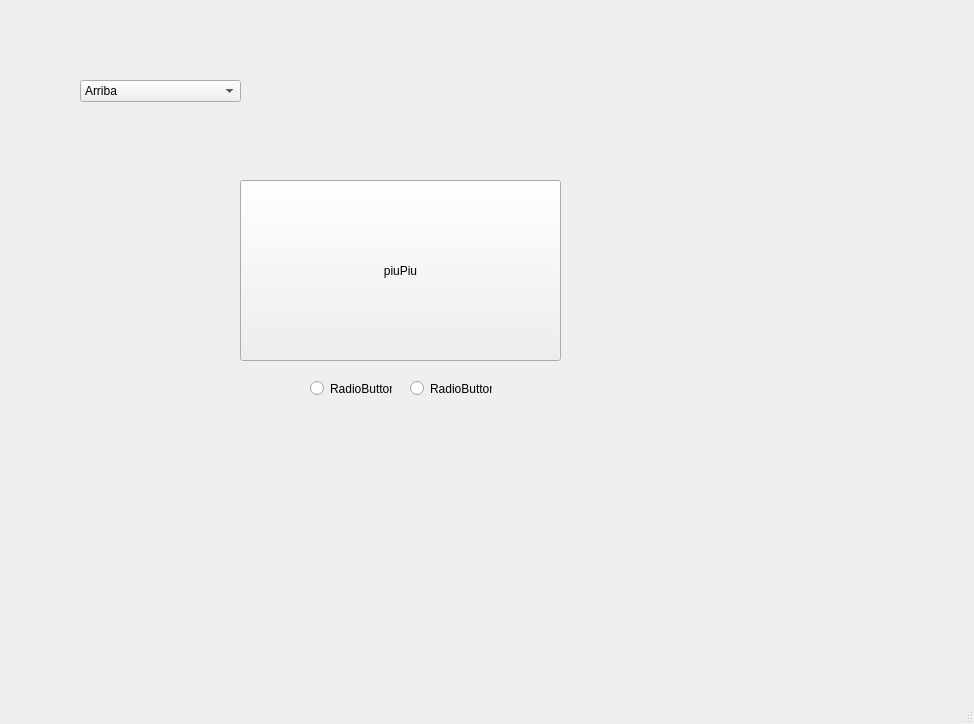
<?xml version="1.0" encoding="UTF-8"?>
<ui version="4.0">
 <class>MeuWindo</class>
 <widget class="QMainWindow" name="MeuWindo">
  <property name="geometry">
   <rect>
    <x>0</x>
    <y>0</y>
    <width>974</width>
    <height>724</height>
   </rect>
  </property>
  <property name="windowTitle">
   <string>MeuWindo</string>
  </property>
  <widget class="QWidget" name="centralwidget">
   <widget class="QPushButton" name="pushButton">
    <property name="geometry">
     <rect>
      <x>240</x>
      <y>180</y>
      <width>321</width>
      <height>181</height>
     </rect>
    </property>
    <property name="text">
     <string>piuPiu</string>
    </property>
   </widget>
   <widget class="QRadioButton" name="radioButton">
    <property name="geometry">
     <rect>
      <x>310</x>
      <y>380</y>
      <width>82</width>
      <height>17</height>
     </rect>
    </property>
    <property name="text">
     <string>RadioButton</string>
    </property>
   </widget>
   <widget class="QRadioButton" name="radioButton_2">
    <property name="geometry">
     <rect>
      <x>410</x>
      <y>380</y>
      <width>82</width>
      <height>17</height>
     </rect>
    </property>
    <property name="text">
     <string>RadioButton</string>
    </property>
   </widget>
   <widget class="QComboBox" name="comboBox">
    <property name="geometry">
     <rect>
      <x>80</x>
      <y>80</y>
      <width>161</width>
      <height>22</height>
     </rect>
    </property>
    <item>
     <property name="text">
      <string>Arriba</string>
     </property>
    </item>
    <item>
     <property name="text">
      <string>Abajo</string>
     </property>
    </item>
    <item>
     <property name="text">
      <string>Al centro</string>
     </property>
    </item>
    <item>
     <property name="text">
      <string>...</string>
     </property>
    </item>
   </widget>
  </widget>
  <widget class="QMenuBar" name="menubar">
   <property name="geometry">
    <rect>
     <x>0</x>
     <y>0</y>
     <width>974</width>
     <height>21</height>
    </rect>
   </property>
  </widget>
  <widget class="QStatusBar" name="statusbar"/>
 </widget>
 <resources/>
 <connections/>
</ui>
